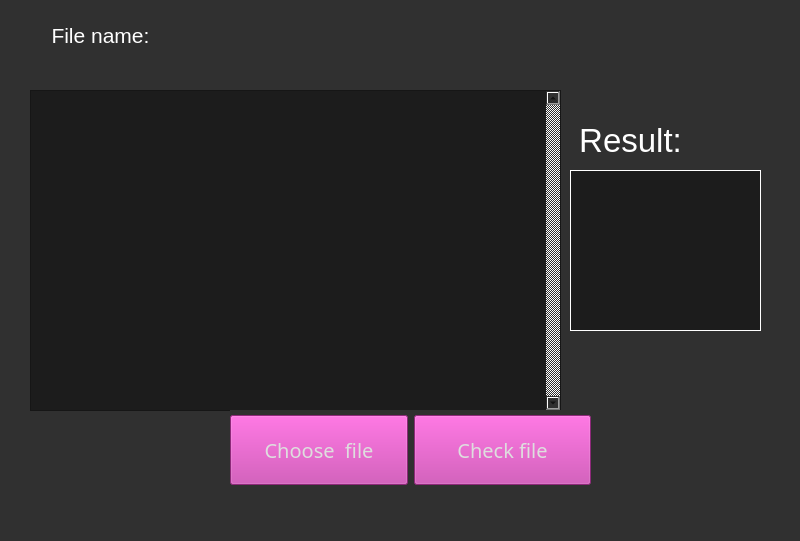
<?xml version="1.0" encoding="UTF-8"?>
<ui version="4.0">
 <class>MainWindow</class>
 <widget class="QMainWindow" name="MainWindow">
  <property name="geometry">
   <rect>
    <x>0</x>
    <y>0</y>
    <width>800</width>
    <height>541</height>
   </rect>
  </property>
  <property name="sizePolicy">
   <sizepolicy hsizetype="Fixed" vsizetype="Fixed">
    <horstretch>0</horstretch>
    <verstretch>0</verstretch>
   </sizepolicy>
  </property>
  <property name="minimumSize">
   <size>
    <width>800</width>
    <height>541</height>
   </size>
  </property>
  <property name="maximumSize">
   <size>
    <width>800</width>
    <height>541</height>
   </size>
  </property>
  <property name="windowTitle">
   <string>JSON Parser</string>
  </property>
  <property name="styleSheet">
   <string notr="true">background-color: rgb(48, 48, 48);</string>
  </property>
  <widget class="QWidget" name="centralwidget">
   <widget class="QLabel" name="lbl_file_name">
    <property name="geometry">
     <rect>
      <x>170</x>
      <y>10</y>
      <width>561</width>
      <height>51</height>
     </rect>
    </property>
    <property name="font">
     <font>
      <family>Arial Rounded MT</family>
      <pointsize>13</pointsize>
      <italic>false</italic>
      <bold>false</bold>
     </font>
    </property>
    <property name="styleSheet">
     <string notr="true">border-color: rgb(255, 255, 255);
color: rgb(255, 255, 255);</string>
    </property>
    <property name="frameShape">
     <enum>QFrame::NoFrame</enum>
    </property>
    <property name="text">
     <string/>
    </property>
    <property name="margin">
     <number>10</number>
    </property>
   </widget>
   <widget class="QLabel" name="lbl_result">
    <property name="geometry">
     <rect>
      <x>570</x>
      <y>170</y>
      <width>191</width>
      <height>161</height>
     </rect>
    </property>
    <property name="font">
     <font>
      <family>Arial Rounded MT</family>
      <pointsize>15</pointsize>
      <italic>false</italic>
      <bold>false</bold>
     </font>
    </property>
    <property name="styleSheet">
     <string notr="true">background-color: rgb(28, 28, 28);
color: rgb(255, 255, 255);</string>
    </property>
    <property name="frameShape">
     <enum>QFrame::Box</enum>
    </property>
    <property name="text">
     <string/>
    </property>
    <property name="wordWrap">
     <bool>true</bool>
    </property>
    <property name="margin">
     <number>10</number>
    </property>
   </widget>
   <widget class="QScrollArea" name="scrollArea">
    <property name="geometry">
     <rect>
      <x>30</x>
      <y>90</y>
      <width>531</width>
      <height>321</height>
     </rect>
    </property>
    <property name="styleSheet">
     <string notr="true">background-color: rgb(28, 28, 28);</string>
    </property>
    <property name="verticalScrollBarPolicy">
     <enum>Qt::ScrollBarAlwaysOn</enum>
    </property>
    <property name="widgetResizable">
     <bool>true</bool>
    </property>
    <property name="alignment">
     <set>Qt::AlignRight|Qt::AlignTop|Qt::AlignTrailing</set>
    </property>
    <widget class="QWidget" name="scrollAreaWidgetContents">
     <property name="geometry">
      <rect>
       <x>16</x>
       <y>0</y>
       <width>513</width>
       <height>319</height>
      </rect>
     </property>
     <property name="sizePolicy">
      <sizepolicy hsizetype="Expanding" vsizetype="Expanding">
       <horstretch>0</horstretch>
       <verstretch>0</verstretch>
      </sizepolicy>
     </property>
     <property name="styleSheet">
      <string notr="true"/>
     </property>
     <widget class="QLabel" name="lbl_json">
      <property name="geometry">
       <rect>
        <x>0</x>
        <y>10</y>
        <width>531</width>
        <height>321</height>
       </rect>
      </property>
      <property name="sizePolicy">
       <sizepolicy hsizetype="Expanding" vsizetype="Expanding">
        <horstretch>0</horstretch>
        <verstretch>0</verstretch>
       </sizepolicy>
      </property>
      <property name="font">
       <font>
        <family>Arial Rounded MT</family>
        <pointsize>17</pointsize>
        <italic>false</italic>
        <bold>false</bold>
       </font>
      </property>
      <property name="autoFillBackground">
       <bool>false</bool>
      </property>
      <property name="styleSheet">
       <string notr="true">background-color: rgb(28, 28, 28);
color: rgb(255, 255, 255);</string>
      </property>
      <property name="frameShape">
       <enum>QFrame::NoFrame</enum>
      </property>
      <property name="frameShadow">
       <enum>QFrame::Plain</enum>
      </property>
      <property name="text">
       <string/>
      </property>
      <property name="alignment">
       <set>Qt::AlignBottom|Qt::AlignLeading|Qt::AlignLeft</set>
      </property>
      <property name="margin">
       <number>10</number>
      </property>
     </widget>
    </widget>
   </widget>
   <widget class="QLabel" name="label">
    <property name="geometry">
     <rect>
      <x>570</x>
      <y>120</y>
      <width>121</width>
      <height>41</height>
     </rect>
    </property>
    <property name="font">
     <font>
      <pointsize>25</pointsize>
     </font>
    </property>
    <property name="styleSheet">
     <string notr="true">color: rgb(255, 255, 255);</string>
    </property>
    <property name="text">
     <string>Result:</string>
    </property>
    <property name="alignment">
     <set>Qt::AlignCenter</set>
    </property>
   </widget>
   <widget class="QLabel" name="label_2">
    <property name="geometry">
     <rect>
      <x>30</x>
      <y>10</y>
      <width>141</width>
      <height>51</height>
     </rect>
    </property>
    <property name="font">
     <font>
      <pointsize>16</pointsize>
     </font>
    </property>
    <property name="styleSheet">
     <string notr="true">color: rgb(255, 255, 255);</string>
    </property>
    <property name="text">
     <string>File name:</string>
    </property>
    <property name="alignment">
     <set>Qt::AlignCenter</set>
    </property>
   </widget>
   <widget class="QWidget" name="horizontalLayoutWidget">
    <property name="geometry">
     <rect>
      <x>230</x>
      <y>410</y>
      <width>361</width>
      <height>80</height>
     </rect>
    </property>
    <layout class="QHBoxLayout" name="horizontalLayout">
     <item>
      <widget class="QPushButton" name="btn_choose_file">
       <property name="minimumSize">
        <size>
         <width>0</width>
         <height>70</height>
        </size>
       </property>
       <property name="maximumSize">
        <size>
         <width>16777215</width>
         <height>70</height>
        </size>
       </property>
       <property name="font">
        <font>
         <family>Arial Rounded MT</family>
         <pointsize>15</pointsize>
         <italic>false</italic>
         <bold>false</bold>
        </font>
       </property>
       <property name="styleSheet">
        <string notr="true">QPushButton{
background-color: rgb(197, 57, 169);
color: rgb(222, 222, 222);
}

QPushButton:pressed{
color: rgb(222, 222, 222);
background-color: rgb(182, 53, 156);
}
</string>
       </property>
       <property name="text">
        <string>Choose  file</string>
       </property>
      </widget>
     </item>
     <item>
      <widget class="QPushButton" name="btn_check_file">
       <property name="minimumSize">
        <size>
         <width>0</width>
         <height>70</height>
        </size>
       </property>
       <property name="maximumSize">
        <size>
         <width>16777215</width>
         <height>70</height>
        </size>
       </property>
       <property name="font">
        <font>
         <family>Arial Rounded MT</family>
         <pointsize>15</pointsize>
         <italic>false</italic>
         <bold>false</bold>
        </font>
       </property>
       <property name="styleSheet">
        <string notr="true">QPushButton{
background-color: rgb(197, 57, 169);
color: rgb(222, 222, 222);
}

QPushButton:pressed{
color: rgb(222, 222, 222);
background-color: rgb(182, 53, 156);
}</string>
       </property>
       <property name="text">
        <string>Check file</string>
       </property>
      </widget>
     </item>
    </layout>
   </widget>
  </widget>
  <widget class="QMenuBar" name="menubar">
   <property name="geometry">
    <rect>
     <x>0</x>
     <y>0</y>
     <width>800</width>
     <height>24</height>
    </rect>
   </property>
  </widget>
  <widget class="QStatusBar" name="statusbar"/>
 </widget>
 <resources/>
 <connections/>
</ui>
